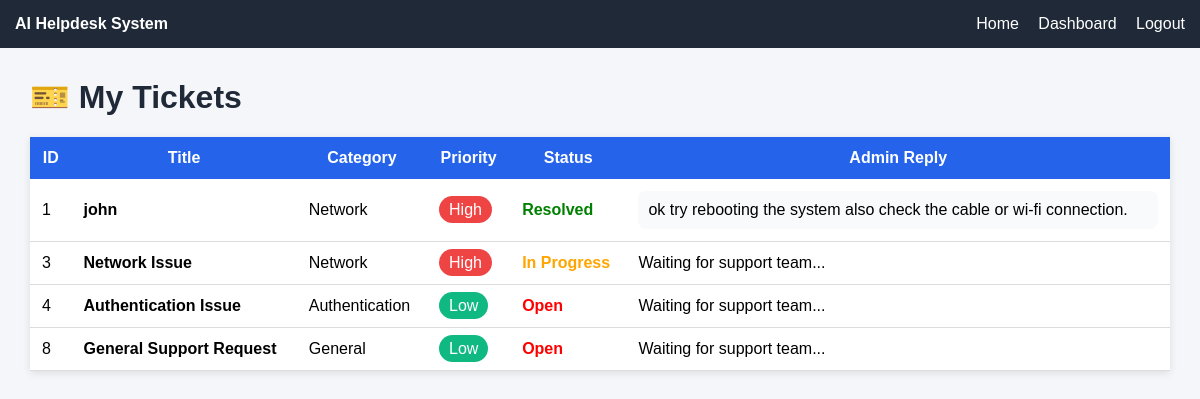
The page /my-tickets (signed in) on the database its author committed.
### tables this page shows
CREATE TABLE tickets (
        id INTEGER PRIMARY KEY AUTOINCREMENT,
        user_id INTEGER,
        title TEXT NOT NULL,
        description TEXT NOT NULL,
        category TEXT DEFAULT 'General',
        priority TEXT DEFAULT 'Low',
        status TEXT DEFAULT 'Open',
        admin_response TEXT
    , assigned_to INTEGER, technician_note TEXT);

### app.py (the view)
@app.route("/my-tickets")
def my_tickets():
    if "user_id" not in session:
        return redirect("/login")
    conn = sqlite3.connect(DB_PATH)
    cursor = conn.cursor()
    cursor.execute("""
        SELECT
            id,
            title,
            description,
            category,
            priority,
            status,
            admin_response
        FROM tickets
        WHERE user_id = ?
    """, (session["user_id"],))
    tickets = cursor.fetchall()
    conn.close()
    return render_template(
        "my_tickets.html",
        tickets=tickets
    )

### templates/my_tickets.html (shortened to what this page needs)
<!DOCTYPE html>
<html>
<head>
</head>
<body>
<div class="navbar">
    <div>
        <strong>AI Helpdesk System</strong>
    </div>
    <div>
        <a href="/">Home</a>
        <a href="/user-dashboard">Dashboard</a>
        <a href="/logout">Logout</a>
    </div>
</div>
<div class="container">
    <h1>🎫 My Tickets</h1>
    <table>
        <tr>
            <th>ID</th>
            <th>Title</th>
            <th>Category</th>
            <th>Priority</th>
            <th>Status</th>
            <th>Admin Reply</th>
        </tr>
        {% for ticket in tickets %}
        <tr>
            <td>{{ ticket[0] }}</td>
            <td>
                <b>{{ ticket[1] }}</b>
            </td>
            <td>{{ ticket[3] }}</td>
            <td>
                {% if ticket[4] == "High" %}
                    <span class="high">High</span>
                {% elif ticket[4] == "Medium" %}
                    <span class="medium">Medium</span>
                {% else %}
                    <span class="low">Low</span>
                {% endif %}
            </td>
            <td>
                {% if ticket[5] == "Resolved" %}
                    <span class="resolved">Resolved</span>
                {% elif ticket[5] == "In Progress" %}
                    <span class="progress">In Progress</span>
                {% else %}
                    <span class="open">Open</span>
                {% endif %}
            </td>
            <td>
                {% if ticket[6] %}
                    <div class="reply-box">
                        {{ ticket[6] }}
                    </div>
                {% else %}
                    Waiting for support team...
                {% endif %}
            </td>
        </tr>
        {% endfor %}
    </table>
</div>
</body>
</html>

### templates/my_tickets.html (style rules this page uses)
body { font-family:Arial; background:#f4f6f9; margin:0; padding:0; }
.navbar { background:#1f2937; color:white; padding:15px; display:flex; justify-content:space-between; }
.navbar a { color:white; text-decoration:none; margin-left:15px; }
.container { width:95%; margin:auto; margin-top:30px; }
h1 { color:#1f2937; }
table { width:100%; border-collapse:collapse; background:white; box-shadow:0 2px 8px rgba(0,0,0,.1); }
th { background:#2563eb; color:white; padding:12px; }
td { padding:12px; border-bottom:1px solid #ddd; }
.high { background:#ef4444; color:white; padding:5px 10px; border-radius:20px; }
.low { background:#10b981; color:white; padding:5px 10px; border-radius:20px; }
.resolved { color:green; font-weight:bold; }
.open { color:red; font-weight:bold; }
.progress { color:orange; font-weight:bold; }
.reply-box { background:#f8fafc; padding:10px; border-radius:8px; }

### rows shown on the page
tickets: id "1", title "john", category "Network", priority "High", status "Resolved", admin_response "ok try rebooting the system also check the cable or wi-fi connection."
tickets: id "3", title "Network Issue", category "Network", priority "High", status "In Progress", shows "Waiting for support team..."
tickets: id "4", title "Authentication Issue", category "Authentication", priority "Low", status "Open", shows "Waiting for support team..."
tickets: id "8", title "General Support Request", category "General", priority "Low", status "Open", shows "Waiting for support team..."
